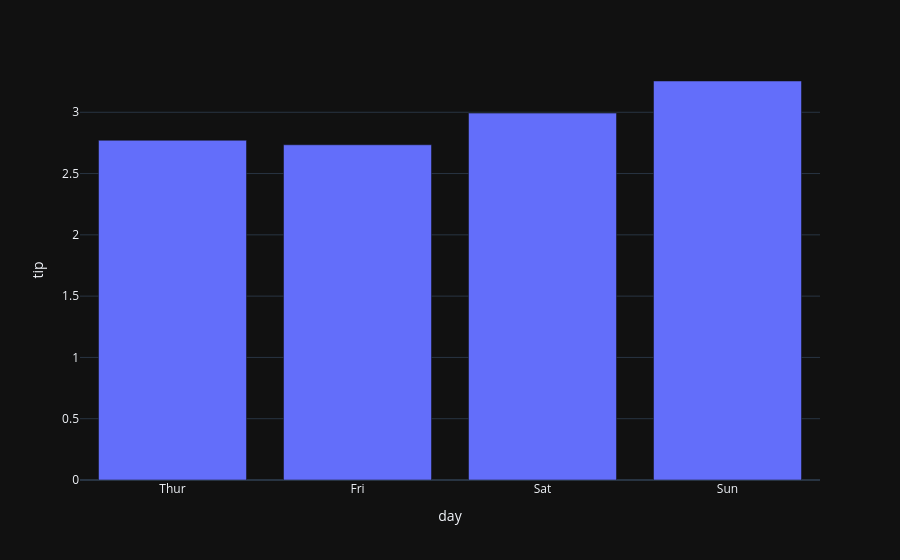

This figure's notebook cell:
### Code cell
avg_tip = tips.groupby("day", as_index=False)["tip"].mean()
px.bar(avg_tip, x="day", y="tip")

### Figure 1 — Plotly figure (JSON) as saved in the notebook; plotly's stock layout.template omitted (floating-point values rounded to 4 significant figures)
{"data": [{"hovertemplate": "day=%{x}<br>tip=%{y}<extra></extra>", "legendgroup": "", "marker": {"color": "#636efa", "pattern": {"shape": ""}}, "name": "", "orientation": "v", "showlegend": false, "textposition": "auto", "x": ["Thur", "Fri", "Sat", "Sun"], "xaxis": "x", "y": [2.771, 2.735, 2.993, 3.255], "yaxis": "y", "type": "bar"}], "layout": {"xaxis": {"anchor": "y", "domain": [0.0, 1.0], "title": {"text": "day"}}, "yaxis": {"anchor": "x", "domain": [0.0, 1.0], "title": {"text": "tip"}}, "legend": {"tracegroupgap": 0}, "margin": {"t": 60}, "barmode": "relative"}}
